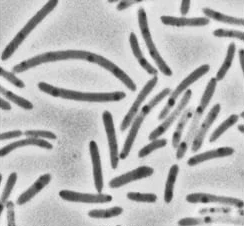
#> input picture Python/Intelligence Artificielle/10 - SciPy/bacteria.png, 244 x 226 px
$ python application-ndimage.py
#> lines starting #> are read from the running program, lines starting #| are printed output that depends on the picture; after the words box and inside, x2 and y2 are one past the last pixel; in counts of white or black regions, pixels touching at a corner belong together
"""
Morphology : technique mathématique qui permet de transformer des matrices.
On définit une structure, qui va se déplacer de pixel en pixel sur l'image, en rencontrant un pixel blanc, elle va soit imprimer des pixels (dilation) ou en effacer (érosion)

ndimage.binary_opening(matrice) : permet l'érosion et la dilation
"""

import numpy as np
import matplotlib.pyplot as plt
from scipy import ndimage

image = plt.imread('bacteria.png')
#> image is the input picture: shape (226, 244, 4) float32; mean R, G, B, A 0.714, 0.714, 0.714, 1
image = image[:,:,0] # efface la 3ème dimension
#> image: shape (226, 244) float32

plt.figure(figsize=(12,8))
plt.subplot(2,3,1)
plt.imshow(image, cmap='gray')

image_2 = np.copy(image)
plt.subplot(2,3,2)
plt.hist(image_2.ravel(), bins=255) # fais un histogramme avec l'image applatit et 255 catégories pour chaque valeurs que peut prendre un pixel

image = image < 0.6 # crée un masque de boolean indexing et renvoie une image binaire
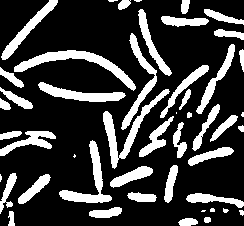
#> image: shape (226, 244) bool; 23.6% white; 48 white regions (8 under 20 px), largest, box (x1, y1, x2, y2) and area: (14, 50, 136, 91) 1105, (103, 89, 170, 169) 975, (59, 140, 112, 203) 834
plt.subplot(2,3,3)
plt.imshow(image)

open_x = ndimage.binary_opening(image) # retire les artefacts
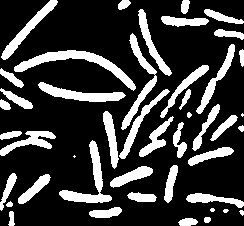
#> open_x: shape (226, 244) bool; 23.3% white; 45 white regions (4 under 20 px), largest, box (x1, y1, x2, y2) and area: (14, 50, 136, 91) 1101, (59, 140, 112, 203) 830, (38, 82, 126, 102) 739
plt.subplot(2,3,4)
plt.imshow(image)

label_image, n_labels = ndimage.label(open_x) # renvoie des étiquettes pour chaque bactéries, et le nombre d'étiquette
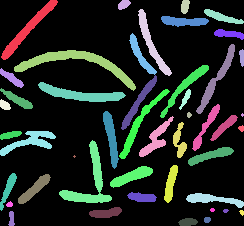
#> label_image: shape (226, 244) int32; 47 distinct labels, from 0 to 46; one colour per label, 0 black
#> n_labels = 46
plt.subplot(2,3,5)
plt.imshow(label_image)

sizes = ndimage.sum(open_x, label_image, range(n_labels)) # compte tous les pixels qu'il y a dans les différents groupes de bactéries
#> sizes = 46 values, max 1101 at index 11, min 0 at index 0, mean 276
# open_x : image original
# label_image : image qui contient les étiquettes
# range(n_labels) : nombre d'étiquette qu'on veut examiner
plt.subplot(2,3,6)
plt.scatter(range(n_labels), sizes, c='orange')

plt.show()
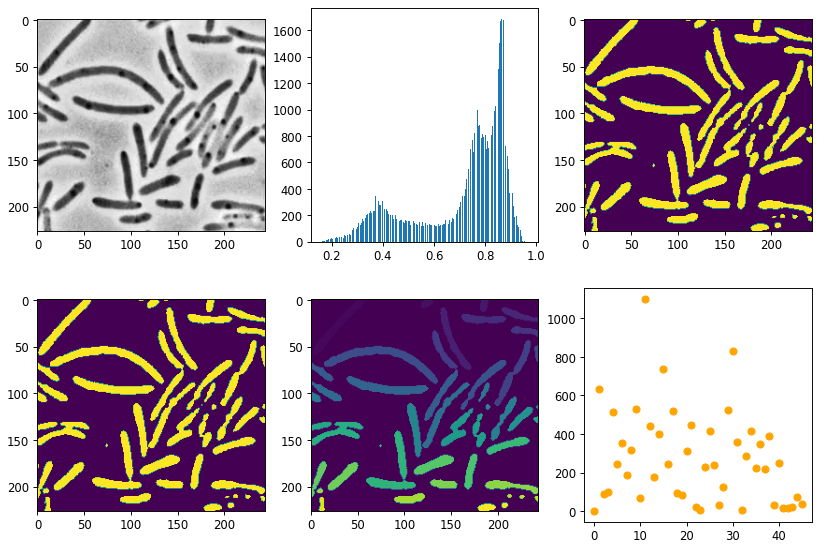
#> figure drawn by matplotlib, 6 panels; panel 2: tallest bar 1683 high, from x = 0.864 to 0.867
